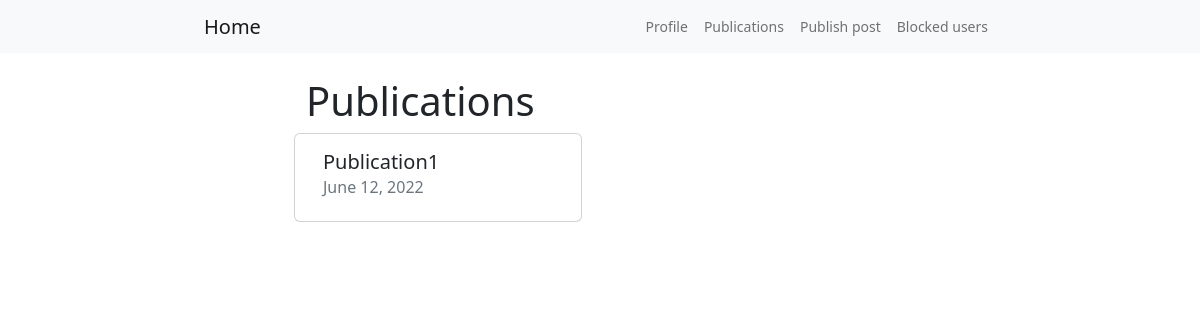
The page /publications/ (signed in) on the database as committed earlier.
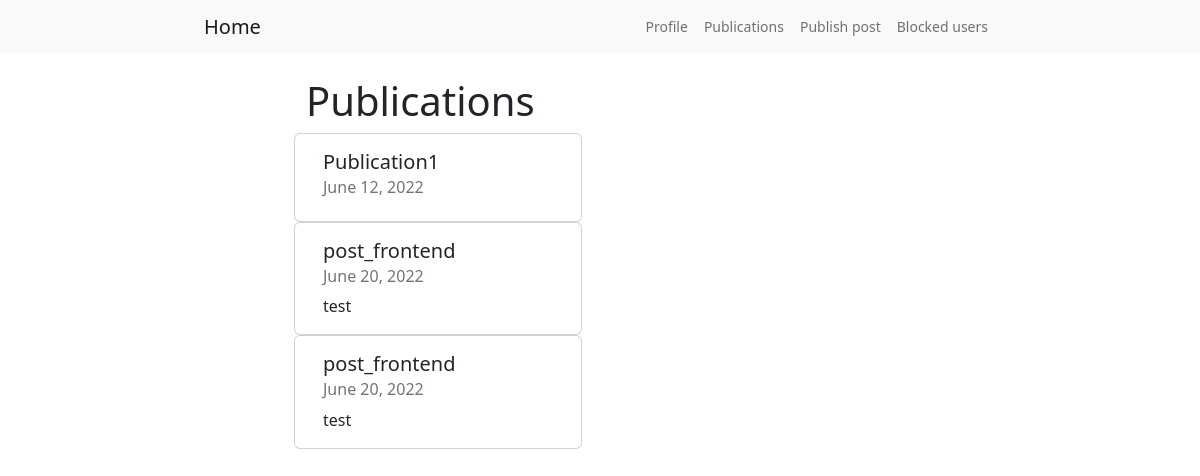
The same page on the database as committed later.
### BlogPost/models.py (models this page shows)
class Publication(models.Model):
    title = models.CharField(max_length=50)
    user = models.ForeignKey(User, on_delete=models.CASCADE)
    summary = models.TextField(null=True, blank=True)
    files = models.FileField(null=True, blank=True)
    creation_date = models.DateField(auto_now=True,)
    last_modified = models.DateTimeField(auto_now=True,)

### BlogPost/views.py (the view)
# urls.py: path('publications/', publication, name="publications"),
def publication(request):
    queryset = Publication.objects.filter(~Q(user=request.user)).all()
    context = {"publications": queryset}
    return render(request, "publications.html", context=context)

### templates/publications.html (shortened to what this page needs)
<!DOCTYPE html>
<html lang="en">
<head>
    <link href="https://cdn.jsdelivr.net/npm/bootstrap@5.2.0-beta1/dist/css/bootstrap.min.css" rel="stylesheet"
>
</head>
<body>
<nav class="row justify-content-center small navbar navbar-expand-lg navbar-light bg-light">
    <div class="container-fluid col-8">
        <div class="navbar-header">
            <a class="navbar-brand" href="#">Home</a>
        </div>
        <ul class="nav navbar-nav d-flex">
            <li class="nav-item"><a class="nav-link" href="{% url "profile" %}">Profile</a></li>
            <li class="nav-item"><a class="nav-link" href="{% url "publications" %}">Publications</a></li>
            <li class="nav-item"><a class="nav-link" href="{% url "add_publications" %}">Publish post</a></li>
            <li class="nav-item"><a class="nav-link" href="{% url "blocked_users" %}">Blocked users</a></li>
        </ul>
    </div>
</nav>
<div class="row justify-content-center my-4">
    <div class="col-6">
        <h1>Publications</h1>
        {% for publication in publications %}
            <div class="row">
                <div class="card" style="width: 18rem;">
                  <div class="card-body">
                    <h5 class="card-title">{{ publication.title }}</h5>
                    <h6 class="card-subtitle mb-2 text-muted">{{ publication.creation_date }}</h6>
                    <p class="card-text">{{ publication.summary }}</p>
                  </div>
                </div>
            </div>
        {% endfor %}
    </div>
</div>
</body>
</html>

Rows that differ between the two databases and show on the page:
added Publication: title "post_frontend", creation_date "June 20, 2022", summary "test"
added Publication: title "post_frontend", creation_date "June 20, 2022", summary "test"
